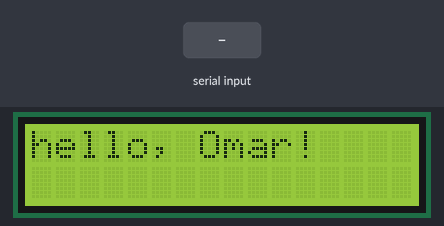
Recording of a sketch running on a simulated Arduino Uno, built with avr-gcc and run on an emulated ATmega328P. Shown: 16×2 character LCD. Inputs (shaded band) come from the test bench.

Above: at 0.1 s.
3.3 s: "1" received over Serial
At 4.2 s:
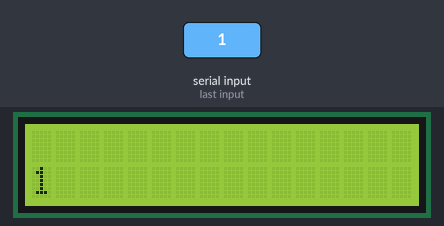
6.3 s: "0" received over Serial
At 8.6 s:
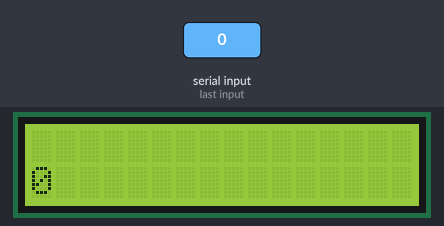
At 11.7 s:
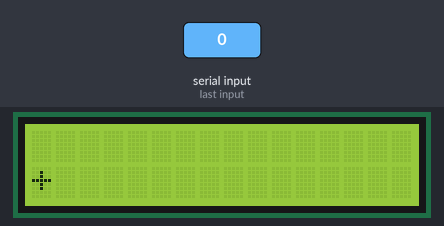
Timing chart, 0 to 13.2 s (numbered marks = the images above; inputs shaded):
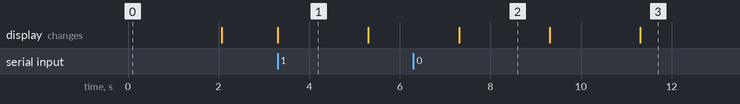

Measured:
- after the input at 3.3 s, the display: changes at once (image 1)
- after the input at 6.3 s, the display: changes after 1.0 s (image 2)
- what the display in image 1 shows lasts 2.0 s, from 3.3 s to 5.3 s

The sketch:

Arduino_Hardware.ino
```cpp
//setup LCD
#include <LiquidCrystal.h>
const int rs = 12, en = 11, d4 = 5, d5 = 4, d6 = 3, d7 = 2;
LiquidCrystal lcd(rs, en, d4, d5, d6, d7);

char c = 'm';
void setup() {
  // setup buad rate for UART comm
  Serial.begin(9600);
  // initializing LCD
  lcd.begin(16, 2);
  // Print a message to the LCD.
  lcd.print("hello, Omar!");
  delay(2000);
  lcd.clear();
}

void loop() {
  // put your main code here, to run repeatedly:
  // (note: line 1 is the second row, since counting begins with 0):
  // print the number of seconds since reset:
  // ********************
  while(Serial.available()){
  delay(2);
  c = Serial.read();
  //readStringUART += c;
  }
  if (c != 'm'){
// set cursor to first line
  lcd.setCursor(0, 1);

// Print a message to the LCD.
  lcd.print(c);
  delay(2000);
  lcd.clear();
  c = "";
  delay(2000);
}
}
```
